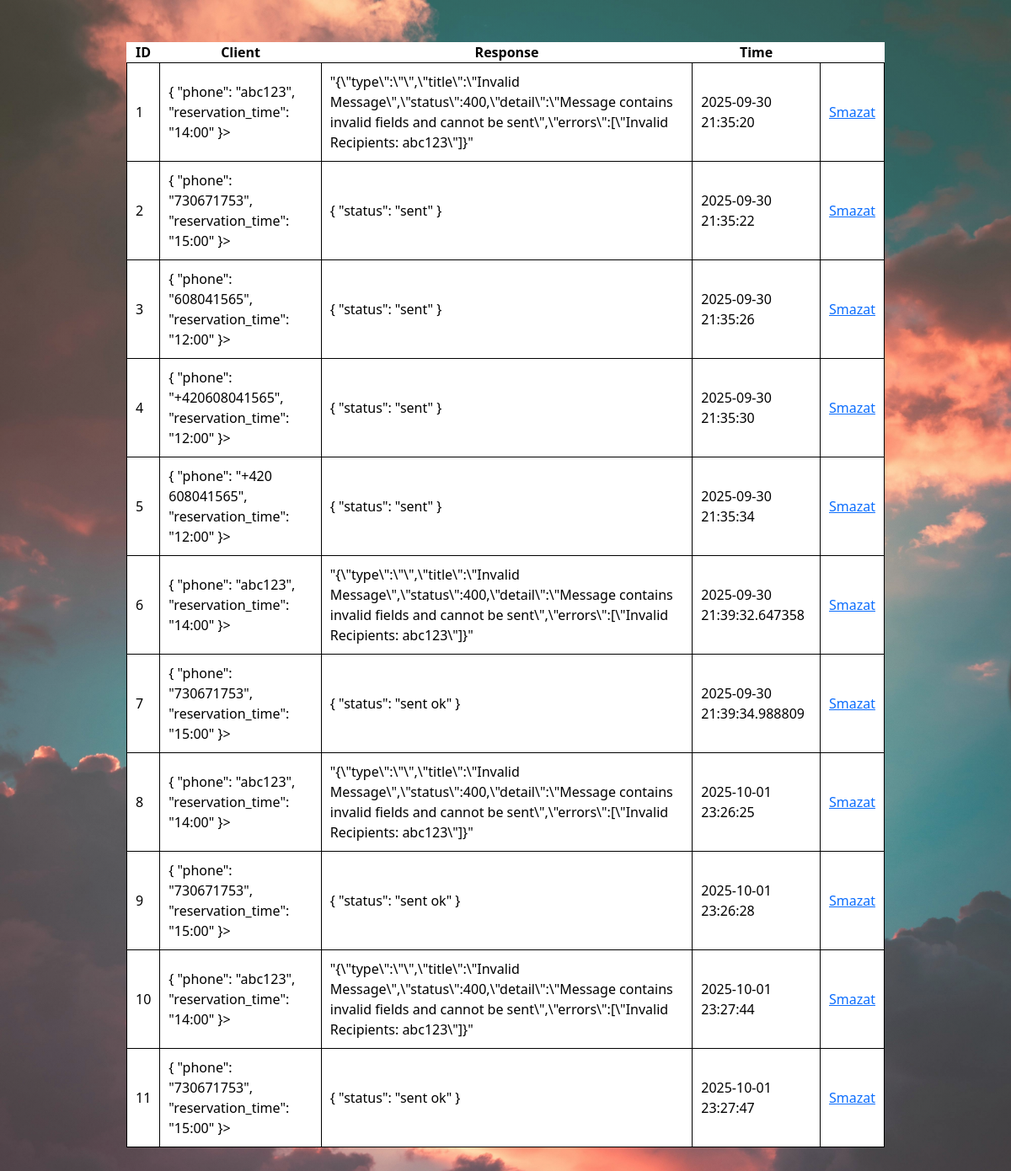
The page /checklog (signed in) on the database its author committed.
### db_model.py (models this page shows)
class Log(db.Model):
    id = db.Column(db.Integer,primary_key = True)
    client = db.Column(db.JSON)
    response = db.Column(db.JSON)
    datetime = db.Column(db.String)

### main.py (the view)
@app.route("/checklog")
@login_required
def check_log():
    logs = Log.query.all()
    return render_template("log.html", logs = logs)

### main.py (called while the page is built)
@login_manager.user_loader
def load_user(id):
    return User.query.get(int(id))

### templates/log.html (shortened to what this page needs)
{% extends "base.html" %}
{% block content %}
<div class="errWrapper">
    <table class="errTable">
        <tr>
            <th>ID</th>
            <th>Client</th>
            <th>Response</th>
            <th>Time</th>
        </tr>
        {% for log in logs %}
        <tr>
            <td>{{log.id}}</td>
            <td>{{log.client | tojson(indent = 2)}}></a></td>
            <td>{{log.response | tojson(indent = 2)}}</td>
            <td>{{log.datetime}}</td>
            <td><a href="{{url_for('delete_error', id = log.id )}}">Smazat</a></td>
        </tr>
            {% endfor %}
    </table>
</div>
{% endblock %}

### templates/base.html (shortened to what this page needs)
<!DOCTYPE html>
<html lang='en'>
  <head>
    <link rel="stylesheet" href="static/calendar.css">
    <link href="https://cdn.jsdelivr.net/npm/bootstrap@5.3.7/dist/css/bootstrap.min.css" rel="stylesheet">
  </head>
<body>
    {% block content %}{% endblock %}
</body>
</html>

### static/calendar.css (style rules this page uses)
* { margin: 0; padding: 0; box-sizing: border-box; }
body { background: linear-gradient(to bottom,rgb(251, 233, 145,0.2), rgba(255,255,255,0.2) ), url("img/sky1.jpg") no-repeat center/cover; max-width: 100%; width: 100%; box-sizing: border-box; font-family: "Inter", sans-serif; height: 1550px; }
.errWrapper { display: flex; justify-content: center; }
.errTable { background-color: white; color: rgb(0, 0, 0); max-width: 75vw; padding: 10px; width: 100%; margin-top: 50px; }
.errTable tr th { margin: 0 auto; text-align: center; }
.errTable tr td { border: 1px solid black; border-collapse: collapse; }
.errTable, tr ,td { padding: 10px; }

### rows shown on the page
Log: id "1", client|tojson "{ \"phone\": \"abc123\", \"reservation_time\": \"14:00\" }", response|tojson "\"{\\\"type\\\":\\\"\\\",\\\"title\\\":\\\"Invalid Message\\\",\\\"status\\\":400,\\\"detail\\\":\\\"Message contains invalid fields and cannot be sent\\\",\\\"errors\\\":[\\\"Invalid Recipients: abc123\\\"]}\"", datetime "2025-09-30 21:35:20"
Log: id "2", client|tojson "{ \"phone\": \"730671753\", \"reservation_time\": \"15:00\" }", response|tojson "{ \"status\": \"sent\" }", datetime "2025-09-30 21:35:22"
Log: id "3", client|tojson "{ \"phone\": \"608041565\", \"reservation_time\": \"12:00\" }", response|tojson "{ \"status\": \"sent\" }", datetime "2025-09-30 21:35:26"
Log: id "4", client|tojson "{ \"phone\": \"+420608041565\", \"reservation_time\": \"12:00\" }", response|tojson "{ \"status\": \"sent\" }", datetime "2025-09-30 21:35:30"
Log: id "5", client|tojson "{ \"phone\": \"+420 608041565\", \"reservation_time\": \"12:00\" }", response|tojson "{ \"status\": \"sent\" }", datetime "2025-09-30 21:35:34"
Log: id "6", client|tojson "{ \"phone\": \"abc123\", \"reservation_time\": \"14:00\" }", response|tojson "\"{\\\"type\\\":\\\"\\\",\\\"title\\\":\\\"Invalid Message\\\",\\\"status\\\":400,\\\"detail\\\":\\\"Message contains invalid fields and cannot be sent\\\",\\\"errors\\\":[\\\"Invalid Recipients: abc123\\\"]}\"", datetime "2025-09-30 21:39:32.647358"
Log: id "7", client|tojson "{ \"phone\": \"730671753\", \"reservation_time\": \"15:00\" }", response|tojson "{ \"status\": \"sent ok\" }", datetime "2025-09-30 21:39:34.988809"
Log: id "8", client|tojson "{ \"phone\": \"abc123\", \"reservation_time\": \"14:00\" }", response|tojson "\"{\\\"type\\\":\\\"\\\",\\\"title\\\":\\\"Invalid Message\\\",\\\"status\\\":400,\\\"detail\\\":\\\"Message contains invalid fields and cannot be sent\\\",\\\"errors\\\":[\\\"Invalid Recipients: abc123\\\"]}\"", datetime "2025-10-01 23:26:25"
Log: id "9", client|tojson "{ \"phone\": \"730671753\", \"reservation_time\": \"15:00\" }", response|tojson "{ \"status\": \"sent ok\" }", datetime "2025-10-01 23:26:28"
Log: id "10", client|tojson "{ \"phone\": \"abc123\", \"reservation_time\": \"14:00\" }", response|tojson "\"{\\\"type\\\":\\\"\\\",\\\"title\\\":\\\"Invalid Message\\\",\\\"status\\\":400,\\\"detail\\\":\\\"Message contains invalid fields and cannot be sent\\\",\\\"errors\\\":[\\\"Invalid Recipients: abc123\\\"]}\"", datetime "2025-10-01 23:27:44"
Log: id "11", client|tojson "{ \"phone\": \"730671753\", \"reservation_time\": \"15:00\" }", response|tojson "{ \"status\": \"sent ok\" }", datetime "2025-10-01 23:27:47"
